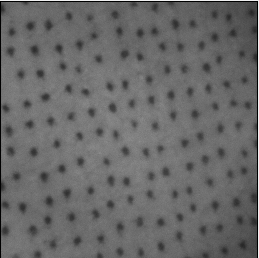
#> input picture 1.png, 259 x 258 px
$ python app2.py
#> lines starting #> are read from the running program, lines starting #| are printed output that depends on the picture; after the words box and inside, x2 and y2 are one past the last pixel; in counts of white or black regions, pixels touching at a corner belong together
from cgi import test
import math
import os
from tkinter import OFF
import numpy as np
import cv2 as cv
import matplotlib.pyplot as plt

OFFSET = 50
IMG_SIZE = 500

WIDTH = 7
CROPPED_IMG_WIDTH = IMG_SIZE - 2 * OFFSET
MINIMUM_POINT_COUNT = 30
ANG_DIVISION_COUNT = 100
ALPHA = 1.2
original = cv.imread('1.png')
#> original is the input picture: shape (258, 259, 3); min 0, max 240, mean 104.2
img = cv.cvtColor(original, cv.COLOR_BGR2GRAY)
src = cv.resize(img, (IMG_SIZE, IMG_SIZE))


for ang in range(10):
    # This is for TEST ONLY
    rows,cols = src.shape
    M = cv.getRotationMatrix2D(((cols - 1) / 2.0, (rows - 1) / 2.0), ang, 1)
    img = cv.warpAffine(src, M, (cols, rows))
    # endregion

    img = img[OFFSET:-OFFSET, OFFSET:-OFFSET]

    img = cv.adaptiveThreshold(img, np.max(img), cv.ADAPTIVE_THRESH_GAUSSIAN_C, cv.THRESH_BINARY, 19, 5)

    plt.imshow(img)
    plt.show()

    print('Processing points...')
    points_count_dictionary = {}

    for i in range(CROPPED_IMG_WIDTH):
        for j in range(CROPPED_IMG_WIDTH):
            if img[i][j] == 0:
                key = i // WIDTH * 100 + j // WIDTH
                if points_count_dictionary.get(key) != None:
                    points_count_dictionary[key] += 1
                else:
                    points_count_dictionary[key] = 1

    flag_dictionary = {}
    for i in points_count_dictionary:
        if flag_dictionary.get(i) != None:
            continue
        row_number = i // 100
        col_number = i % 100
        max_point = points_count_dictionary[i]
        max_key = i
        count_sum = 0
        for k in range(row_number - 1, row_number + 2):
            for l in range(col_number - 1, col_number + 2):
                if points_count_dictionary.get(k * 100 + l) != None:
                    count_sum += points_count_dictionary[k * 100 + l]
                    if i == k * 100 + l:
                        continue
                    if max_point <= points_count_dictionary[k * 100 + l]:
                        max_point = points_count_dictionary[k * 100 + l]
                        flag_dictionary[max_key] = False
                        max_key = k * 100 + l
                    elif max_point > points_count_dictionary[k * 100 + l]:
                        flag_dictionary[k * 100 + l] = False

        if count_sum < MINIMUM_POINT_COUNT:
            flag_dictionary[max_key] = False

    test_image = img.copy()
    for i in points_count_dictionary:
        if flag_dictionary.get(i) == None:
            row = i // 100
            col = i % 100
            test_image = cv.rectangle(test_image, (col * WIDTH, row * WIDTH), (col * WIDTH + WIDTH, row * WIDTH + WIDTH), 0, 3)
    plt.imshow(test_image)
    plt.show()

    rows = CROPPED_IMG_WIDTH // WIDTH
    center_point = None
    center_length = 0
    for i in range(rows // 2 - 5, rows // 2 + 6):
        for j in range(rows // 2 - 5, rows // 2 + 6):
            if points_count_dictionary.get(i * 100 + j) != None and flag_dictionary.get(i * 100 + j) == None:
                length = (i - rows // 2)**2 + (j - rows // 2)**2
                if center_point == None:
                    center_length = length
                    center_point = i * 100 + j
                else:
                    if center_length > length:
                        center_length = length
                        center_point = i * 100 + j

    n_list = np.zeros(ANG_DIVISION_COUNT)
    average_list = np.zeros(ANG_DIVISION_COUNT)

    if center_point == None:
        print('Cannot find center point.')
    else:
        center_row = center_point // 100
        center_col = center_point % 100
        test_image = img.copy()
        test_image = cv.rectangle(test_image, (center_col * WIDTH, center_row * WIDTH), (center_col * WIDTH + WIDTH, center_row * WIDTH + WIDTH), 0, 2)
        plt.imshow(test_image)
        plt.show()
        for i in points_count_dictionary:
            if flag_dictionary.get(i) == None:
                i_row = i // 100
                i_col = i % 100
                length = math.sqrt((i_row - center_row)**2 + (i_col - center_col)**2)
                if i_row < center_row + 2 and i_col > center_col and length < (CROPPED_IMG_WIDTH // WIDTH - center_col):
                    i_ang = math.acos((i_col - center_col) / length)
                    for k in range(ANG_DIVISION_COUNT):

                        if math.fabs(math.sin(k * math.pi / 2 / ANG_DIVISION_COUNT - i_ang) * length) <= ALPHA:
                            average_list[k] = average_list[k] * n_list[k] + i_ang
                            n_list[k] += 1
                            average_list[k] /= n_list[k]

    print(n_list)
    print(average_list)
    print(np.argmax(n_list))
    rotation = average_list[np.argmax(n_list)] * 180 / math.pi

    rows, cols = src.shape
    M = cv.getRotationMatrix2D(((cols - 1) / 2.0, (rows - 1) / 2.0), -rotation, 1)
    result_image = cv.warpAffine(src, M, (cols, rows))
    plt.imshow(result_image)
    plt.show()
#> this loop made 10 passes
#> pass 1, `img = img[OFFSET:-OFFSET, OFFSET:-OFFSET]`:
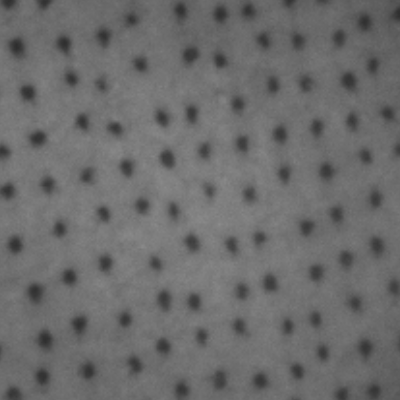
#> img: shape (400, 400); min 46, max 140, mean 107.6
#> pass 1, `img = cv.adaptiveThreshold(img, np.max(img), cv.ADAPTIVE_THRESH_GAUSSI..`:
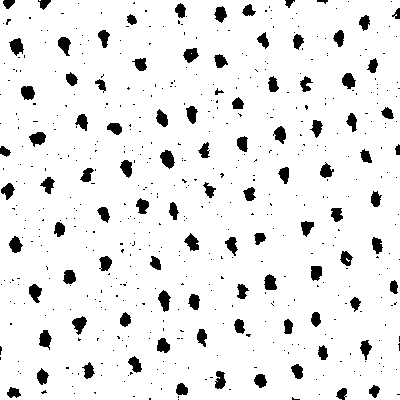
#> img: shape (400, 400); values 0 (black) and 140 (white), 92.4% white; 538 black regions (443 under 20 px), largest, box (x1, y1, x2, y2) and area: (160, 150, 175, 169) 184, (158, 290, 171, 312) 169, (9, 38, 24, 56) 164
#> pass 1, `plt.show()`:
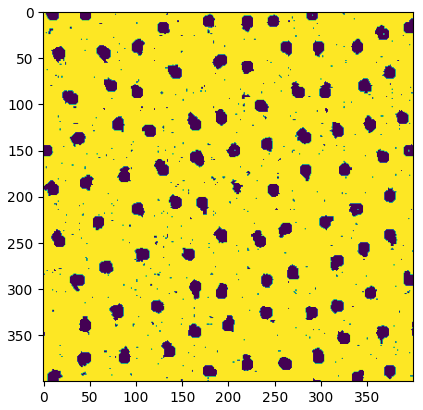
#> figure drawn by matplotlib, 1 panel
#> pass 1, `result_image = cv.warpAffine(src, M, (cols, rows))`:
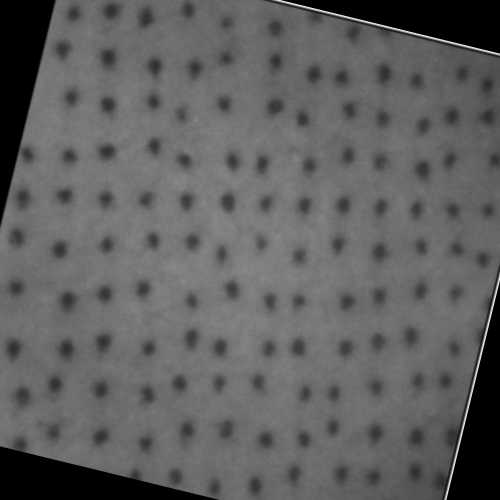
#> result_image: shape (500, 500); min 0, max 240, mean 95.2
#> pass 2, `plt.show()`:
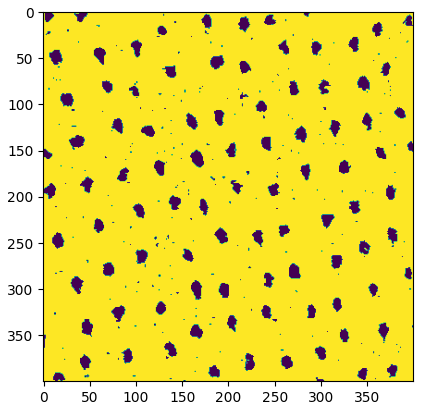
#> figure drawn by matplotlib, 1 panel
#> pass 2, `plt.show()`:
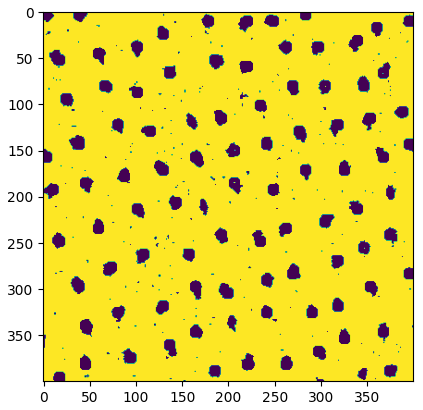
#> figure drawn by matplotlib, 1 panel
#> pass 2, `plt.show()`:
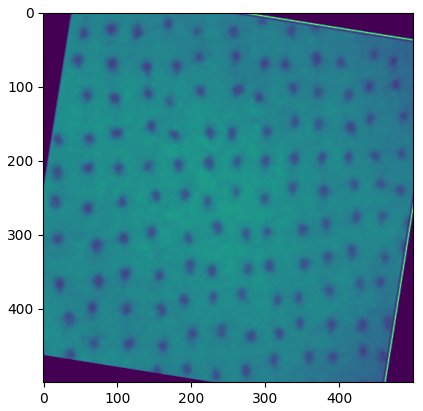
#> figure drawn by matplotlib, 1 panel

    # print(points_count_dictionary.__len__())
    # cv.waitKey(0)

$ run again, with 2.png copied over 1.png
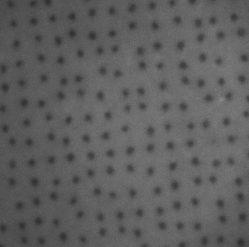
#> input picture 2.png, 249 x 247 px
#> original is the input picture: shape (247, 249, 3); min 46, max 136, mean 94.3
#> the loop `for ang in range(10):` made 10 passes
#> pass 1, `img = cv.adaptiveThreshold(img, np.max(img), cv.ADAPTIVE_THRESH_GAUSSI..`:
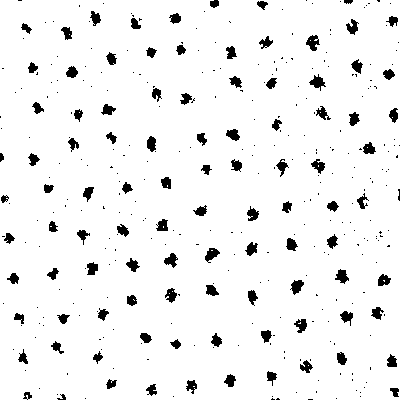
#> img: shape (400, 400); values 0 (black) and 136 (white), 94.4% white; 376 black regions (277 under 20 px), largest, box (x1, y1, x2, y2) and area: (306, 35, 320, 51) 132, (309, 74, 326, 91) 130, (290, 280, 304, 295) 125
#> pass 2, `plt.show()`:
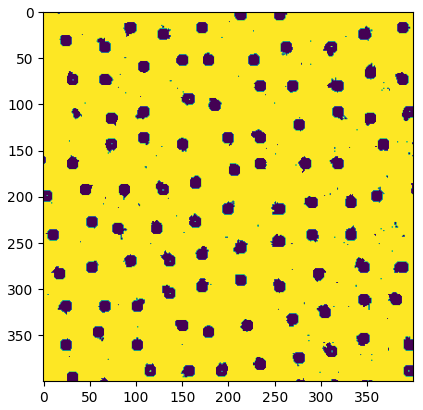
#> figure drawn by matplotlib, 1 panel

$ run again, with 3.png copied over 1.png
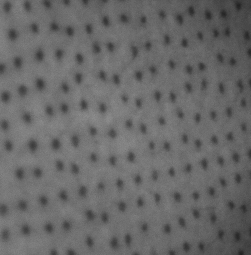
#> input picture 3.png, 251 x 255 px
#> original is the input picture: shape (255, 251, 3); min 34, max 142, mean 104.2
#> the loop `for ang in range(10):` made 10 passes
#> pass 1, `img = cv.adaptiveThreshold(img, np.max(img), cv.ADAPTIVE_THRESH_GAUSSI..`:
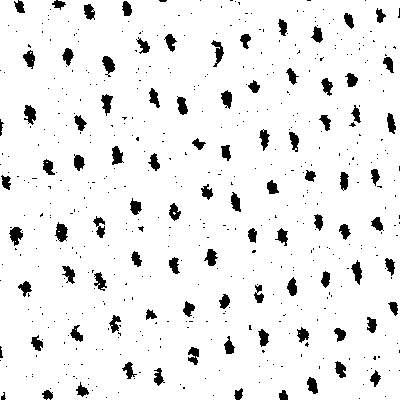
#> img: shape (400, 400); values 0 (black) and 140 (white), 93.3% white; 523 black regions (433 under 20 px), largest, box (x1, y1, x2, y2) and area: (55, 222, 68, 242) 165, (9, 227, 23, 246) 161, (24, 105, 36, 125) 157
#> pass 2, `plt.show()`:
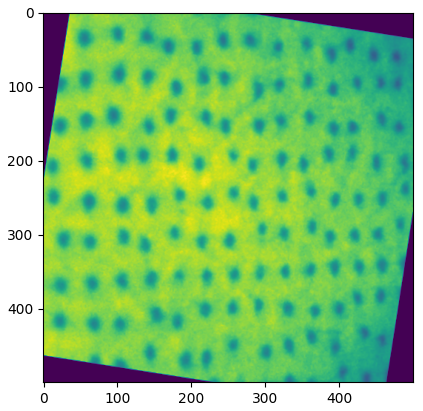
#> figure drawn by matplotlib, 1 panel

$ run again, with image_90degree.png copied over 1.png
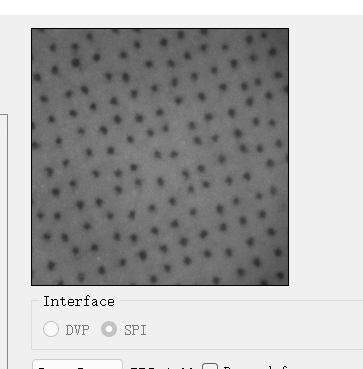
#> input picture image_90degree.png, 363 x 369 px
#> original is the input picture: shape (369, 363, 3); mean B, G, R 172.3, 172.3, 172.3
#> the loop `for ang in range(10):` made 10 passes
#> pass 2, `plt.show()`:
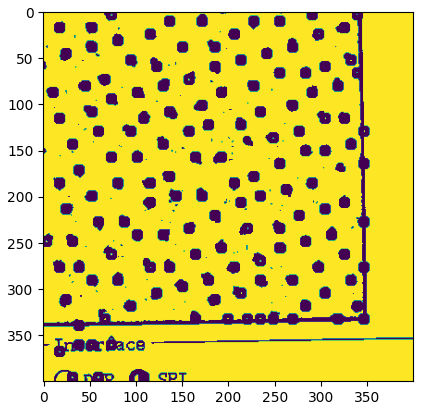
#> figure drawn by matplotlib, 1 panel
